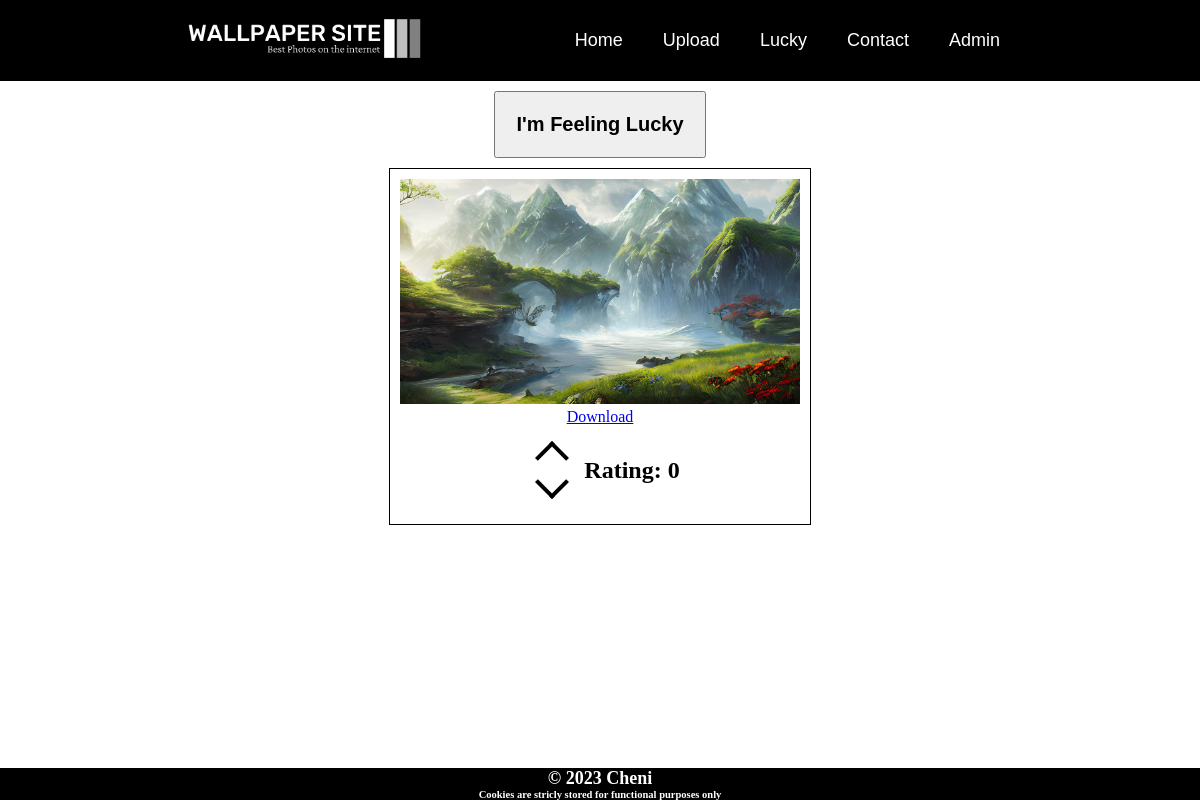
The app's page /lucky/none with its own data.
### tables this page shows
CREATE TABLE photos (id INTEGER PRIMARY KEY AUTOINCREMENT, image TEXT, rating INTEGER (0));

### routes.py (the view)
@app.route("/lucky/<url>")
def lucky(url):
    conn = sqlite3.connect("wallpapers.db")
    cur = conn.cursor()
    data = cur.execute("SELECT * FROM photos").fetchall()
    rating = cur.execute("SELECT rating FROM photos").fetchall()
    randomVal = random.randint(0, len(data))
    app.logger.debug(data[randomVal - 1][1])
    return render_template("lucky.html", data=data, rating=rating,
                           url=url, randomVal=randomVal)

### templates/lucky.html (shortened to what this page needs)
{% extends 'layout.html' %}
{% block content %}
<div class="luckydiv">
    <a href="/lucky/none"><button class="radomLink" ><h2>I'm Feeling Lucky</h2></button></a>
</div>
<div class="imageBox">
    <div class="images">
    <img class="image" src="/static/images/{{data[randomVal -1 ][1]}}" alt="">
    <div>
        <a href="/download/{{data[randomVal -1 ][1]}}">Download</a>
    </div>
    {% if imageurl == data[randomVal]%}
        <h2>Youve Already Voted</h2>
    {% else %}
        <div class="ratings">
            <div class="buttons">
                <a href="/submitreview/{{data[randomVal]}}/+1"><h1 class="upvote-arrow"></h1></a>
                <a href="/submitreview/{{data[randomVal]}}/-1"><h1 class="downvote-arrow"></h1></a>
            </div>
            <h2 class="ratingText">Rating: {{data[2][2]}}</h2>
        </div>
    {% endif %}
</div>
</div>
{% endblock %}

### static/style.css (style rules this page uses)
* { margin: 0; }
img { max-width: 500px; }
.buttons { padding: 20px; text-align: center; }
.imageBox { text-align: center; }
.ratings { display: flex; justify-content: center; }
.upvote-arrow { height: 20px; width: 20px; border-top: 4px solid black; border-left: 4px solid black ; transform: rotate(45deg); left: 27.5px; top:35px; }
.downvote-arrow { height: 20px; width: 20px; border-top: 4px solid black; border-left: 4px solid black ; transform: rotate(225deg); left: 27.5px; top:35px; }
.ratingText { display: flex; justify-content: center; align-items: center; }
.images { max-width: 500px; margin: 10px; padding: 10px; border: 1px solid black; }
.imageBox { display: flex; justify-content: center; flex-wrap: wrap; }
.image { width: 400px; }
.radomLink { text-align: center; padding: 20px; text-decoration: none; cursor: pointer; }
.luckydiv { padding-top: 10px; width: 100%; text-align: center; }

### records on screen
photos: image (picture)
photos: rating "0"
